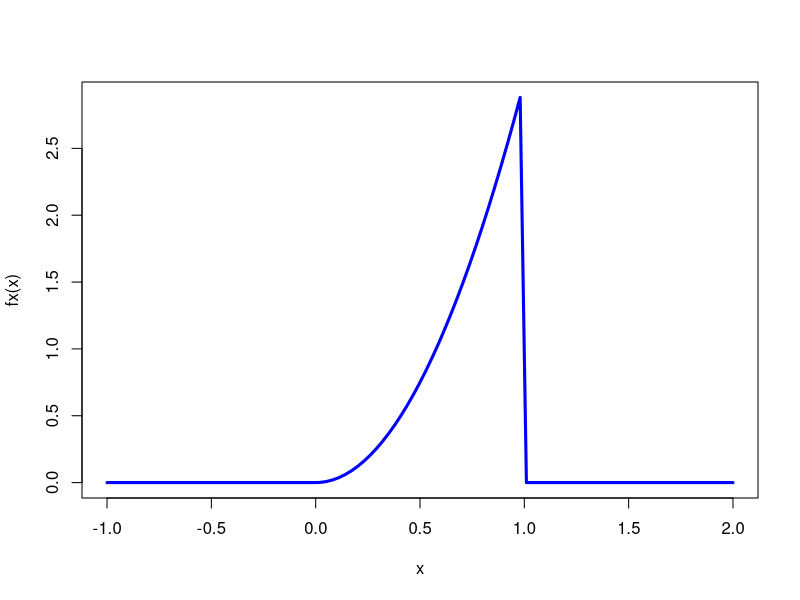
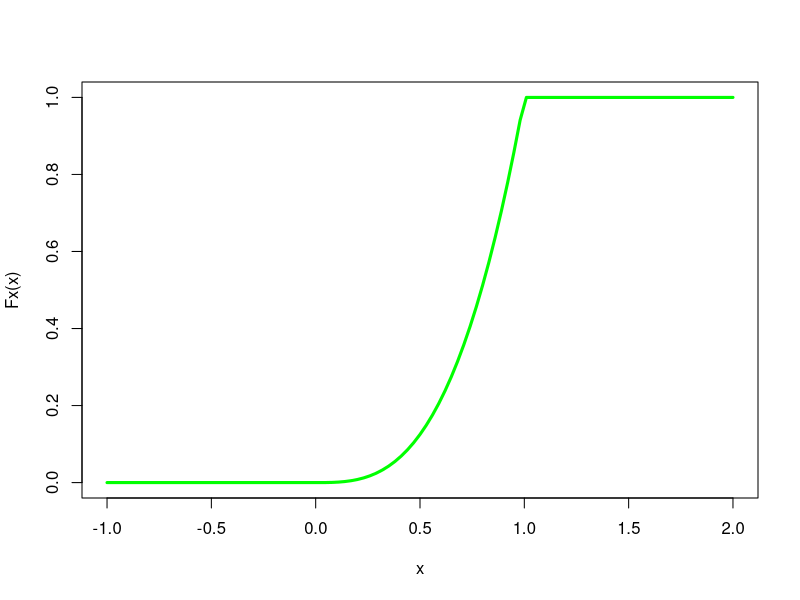
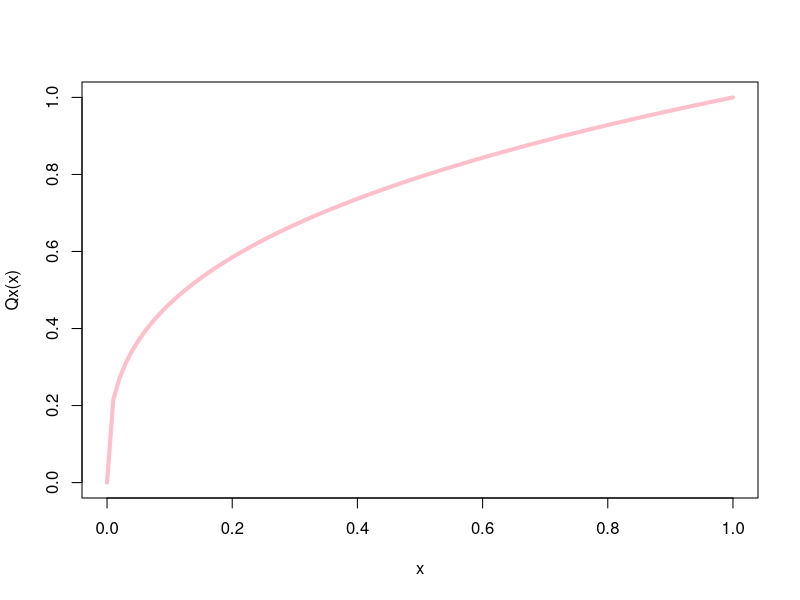
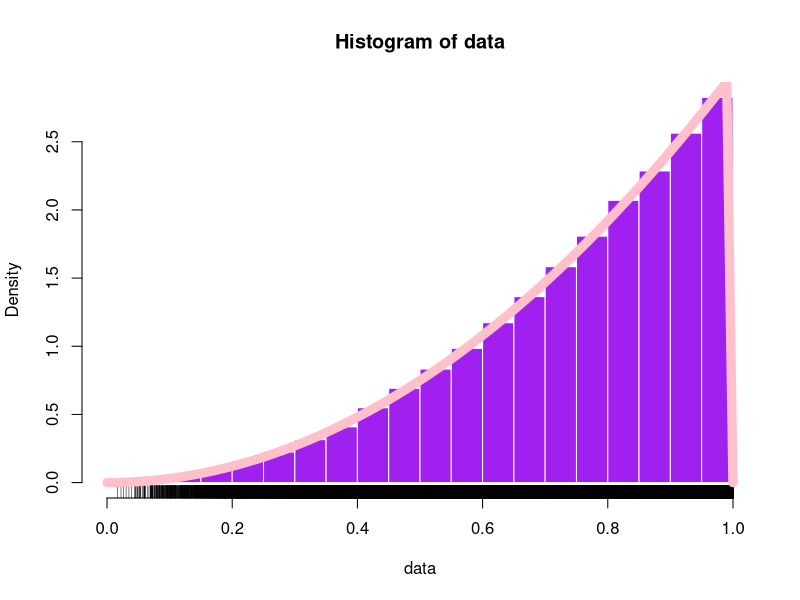

The R source for these figures, in order:
# Lab Session 03 - Simulating Generic Populations -------------------------

lcg <- function(u0, n=1000, a=69069069, b=12345, M=2^32){
  # Start by allocating the output.
  x_out <- rep(NA, n) # Create a vector of n NA values.
  x_out[1] <- u0
  
  # Iterate to generate every other term of the sequence.
  for (i in 2:n) {
    x_out[i] <- (a + (b * x_out[i - 1])) %% M
  }
  
  # Return the output vector.
  return(x_out / (M + 1))
}

run <- lcg(78910, n=100000)

# Continuous Random Variables ---------------------------------------------

# Let X be a random variable with probability density function fx = 3x^2 in [0, 1].
fx <- function(x) (3 * x^2) * (x > 0) * (x < 1)
curve(fx(x), -1, 2, lwd=3, col="blue")

# Recover the cumulative distribution function of X.
Fx <- function(x) (x^3) * (x > 0) * (x < 1) + (x > 1)
curve(Fx(x), -1, 2, lwd=3, col="green")

# Lastly, plot the quantile function associated to X.
Qx <- function(p) (p^(1 / 3))
curve(Qx, lwd=4, col="pink")

# Get a sample and check whether it comes from the indicated population.
data <- Qx(run)
hist(data, prob=T, col="purple", border="white")
rug(data)
curve(fx(x), lwd=9, col="pink", add=T)
